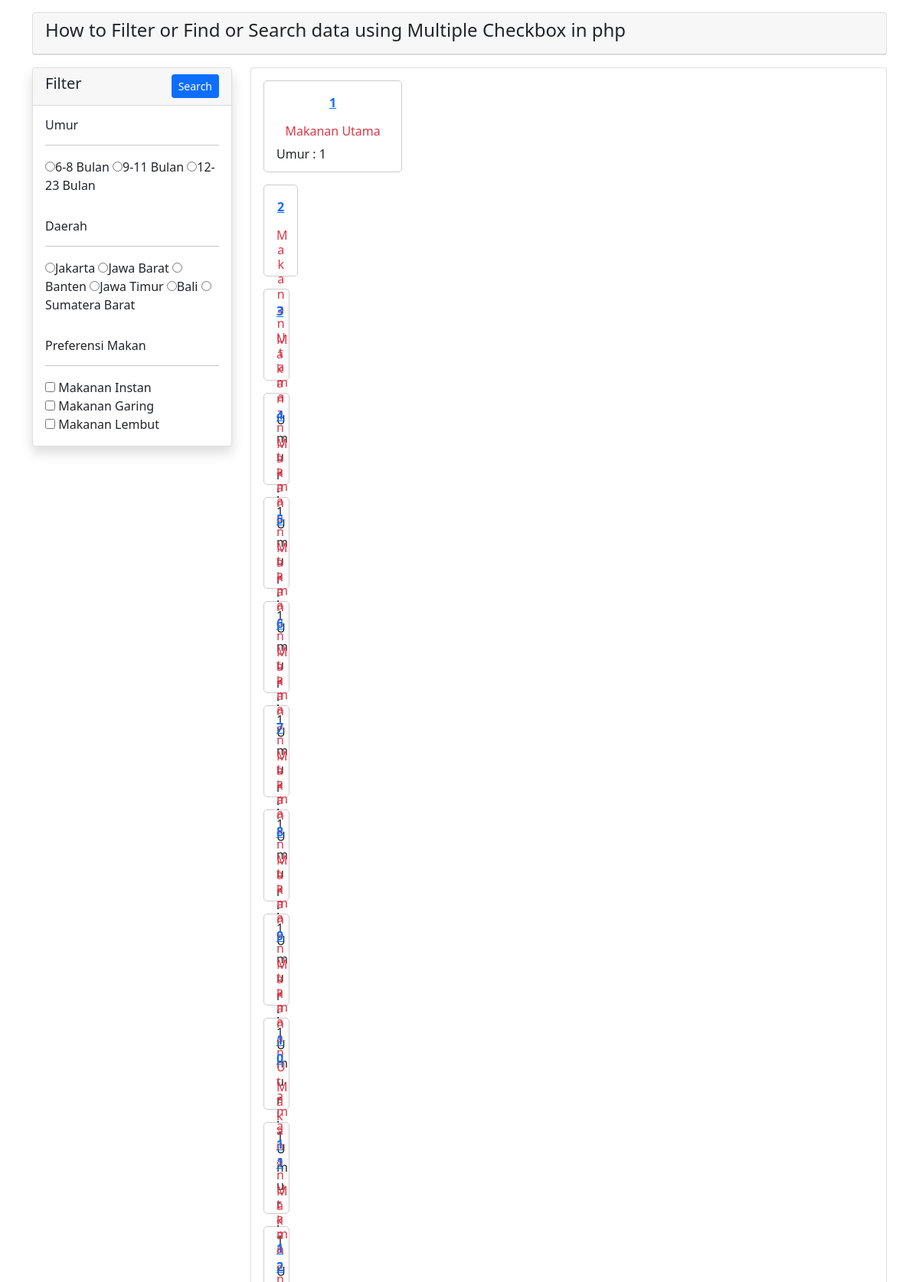
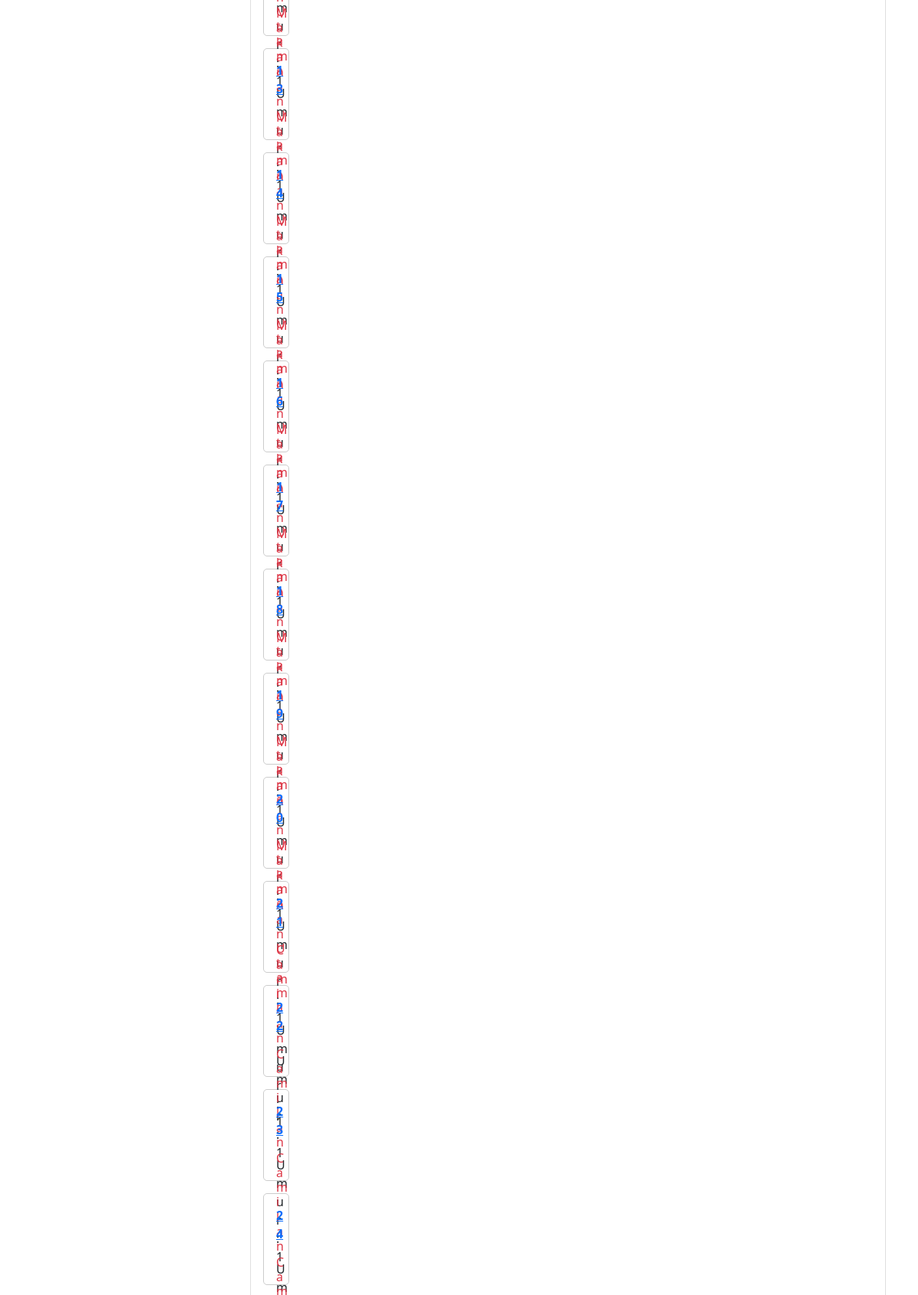
The page / (upper part) on the database its author committed (2 pictures, top to bottom).
### tables this page shows
CREATE TABLE `preferensi` (
  `preferensi_id` int(11) NOT NULL,
  `jenis` varchar(100) NOT NULL
);

CREATE TABLE `menu_mpasi` (
  `menu_id` int(11) NOT NULL,
  `umur_id` int(11) NOT NULL,
  `menu` varchar(100) NOT NULL,
  `kategori` varchar(100) NOT NULL,
  `gambar` text NOT NULL
);

### index.php (the view, shortened to what this page needs)
<!DOCTYPE html>
<html lang="en">
<head>
    <link href="https://cdn.jsdelivr.net/npm/bootstrap@5.0.0-beta1/dist/css/bootstrap.min.css" rel="stylesheet">
</head>
<body>
    <div class="container">
        <div class="row">
            <div class="col-md-12">
                <div class="card mt-3">
                    <div class="card-header">
                        <h4>How to Filter or Find or Search data using Multiple Checkbox in php</h4>
                    </div>
                </div>
            </div>
            <div class="col-md-3">
                <form action="" method="GET">
                    <div class="card shadow mt-3">
                        <div class="card-header">
                            <h5>Filter
                                <button type="submit" class="btn btn-primary btn-sm float-end">Search</button>
                            </h5>
                        </div>
                        <div class="card-body">
                            <h6> Umur </h6>
                            <hr>
                            <?php
                                $con = mysqli_connect("localhost","root","","tugas_akhir");
                                        ?>
                                            <div>
                                                <input type="radio" name="umur"
                                                    <?php if (isset($_GET['umur']) && $_GET['umur']==1) {echo "checked";}?>
                                                    value=1>6-8 Bulan
                                                <input type="radio" name="umur"
                                                    <?php if (isset($_GET['umur']) && $_GET['umur']==2) {echo "checked";}?>
                                                    value=2>9-11 Bulan
                                                 <input type="radio" name="umur"
                                                    <?php if (isset($_GET['umur']) && $_GET['umur']==3) {echo "checked";}?>
                                                    value=3>12-23 Bulan
                                            </div>
                        </div>
                        <div class="card-body">
                            <h6>Daerah</h6>
                            <hr>
                                <div>
                                <input type="radio" name="lokasi"
                                     <?php if (isset($_GET['lokasi']) && $_GET['lokasi']==1) {echo "checked";}?>
                                     value=1>Jakarta
                                <input type="radio" name="lokasi"
                                     <?php if (isset($_GET['lokasi']) && $_GET['lokasi']==2) {echo "checked";}?>
                                     value=2>Jawa Barat
                                <input type="radio" name="lokasi"
                                     <?php if (isset($_GET['lokasi']) && $_GET['lokasi']==3) {echo "checked";}?>
                                     value=3>Banten
                                     <input type="radio" name="lokasi"
                                     <?php if (isset($_GET['lokasi']) && $_GET['lokasi']==4) {echo "checked";}?>
                                     value=4>Jawa Timur
                                <input type="radio" name="lokasi"
                                     <?php if (isset($_GET['lokasi']) && $_GET['lokasi']==5) {echo "checked";}?>
                                     value=5>Bali
                                <input type="radio" name="lokasi"
                                     <?php if (isset($_GET['lokasi']) && $_GET['lokasi']==6) {echo "checked";}?>
                                     value=6>Sumatera Barat
                                            </div>
                        </div>
                        <div class="card-body">
                            <h6> Preferensi Makan </h6>
                            <hr>
                            <?php
                                $kesukaan_query = "SELECT * FROM preferensi";
                                $kesukaan_query_run  = mysqli_query($con, $kesukaan_query);
                                if(mysqli_num_rows($kesukaan_query_run) > 0)
                                {
                                    foreach($kesukaan_query_run as $kesukaanlist)
                                    {
                                        $checked = [];
                                        ?>
                                            <div>
                                                <input type="checkbox" name="jenis[]" value="<?= $kesukaanlist['preferensi_id']; ?>"
                                                    <?php if(in_array($kesukaanlist['preferensi_id'], $checked)){ echo "checked"; } ?>
                                                 />
                                                <?= $kesukaanlist['jenis']; ?>
                                            </div>
                                        <?php
                                    }
                                }
                                else
                                {
                                    echo "Tidak ada Preferensi yang cocok";
                                }
                            ?>
                        </div>
                    </div>
                </form>
            </div>
            <div class="col-md-9 mt-3">
                <div class="card ">
                    <div class="card-body row">
                        <?php
                            if(isset($_GET['umur']) || isset($_GET['lokasi']) || isset($_GET['jenis']))
                            {
                                if(isset($_GET['umur'])){
                                    $umur= $_GET['umur'];
                                    $menu = "SELECT * FROM tabel_coba WHERE umur_id = $umur";
                                }
                                if(isset($_GET['lokasi'])){
                                $lokasi= $_GET['lokasi'];
                                $menu .= "AND lokasi_id = $lokasi";
                                }
                                $menu_run = mysqli_query($con, $menu);
                                if(mysqli_num_rows($menu_run) > 0)
                                {
                                    while ($menuitems =mysqli_fetch_array($menu_run))
                                           echo' <div class="col-sm-4 col-lg-3 col-md-3">
                                                <div style="border:1px solid #ccc; border-radius:5px; padding:16px; margin-bottom:16px; height:120px;">
                                                <p align="center"><strong><a href="#">'. $menuitems['menu_id'] .'</a></strong></p>
                                                <h6 style="text-align:center;" class="text-danger" >'. $menuitems['kategori'] .'</h6>
                                                <p>Umur : '. $menuitems['umur_id'].' <br />
                                            </div>
                                        ';
                                }
                                else
                                {
                                    echo "Rekomendasi Belum Tersedia";
                                }
                            }
                            else
                            {
                                $menu = "SELECT * FROM menu_mpasi";
                                $menu_run = mysqli_query($con, $menu);
                                if(mysqli_num_rows($menu_run) > 0)
                                {
                                    foreach($menu_run as $menuitems) :
                                           echo' <div class="col-sm-4 col-lg-3 col-md-3">
                                                <div style="border:1px solid #ccc; border-radius:5px; padding:16px; margin-bottom:16px; height:120px;">
                                                <p align="center"><strong><a href="#">'. $menuitems['menu_id'] .'</a></strong></p>
                                                <h6 style="text-align:center;" class="text-danger" >'. $menuitems['kategori'] .'</h6>
                                                <p>Umur : '. $menuitems['umur_id'].' <br />
                                            </div>
                                        ';
                                    endforeach;
                                }
                                else
                                {
                                    echo "Rekomendasi Belum Tersedia";
                                }
                            }
                        ?>
                    </div>
                </div>
            </div>
        </div>
    </div>
</body>
</html>

### rows shown on the page
preferensi: jenis "Makanan Instan"
preferensi: jenis "Makanan Garing"
preferensi: jenis "Makanan Lembut"
menu_mpasi: menu_id "1", kategori "Makanan Utama", umur "1"
menu_mpasi: menu_id "2", kategori "Makanan Utama", umur "1"
menu_mpasi: menu_id "3", kategori "Makanan Utama", umur "1"
menu_mpasi: menu_id "4", kategori "Makanan Utama", umur "1"
menu_mpasi: menu_id "5", kategori "Makanan Utama", umur "1"
menu_mpasi: menu_id "6", kategori "Makanan Utama", umur "1"
menu_mpasi: menu_id "7", kategori "Makanan Utama", umur "1"
menu_mpasi: menu_id "8", kategori "Makanan Utama", umur "1"
menu_mpasi: menu_id "9", kategori "Makanan Utama", umur "1"
menu_mpasi: menu_id "10", kategori "Makanan Utama", umur "1"
menu_mpasi: menu_id "11", kategori "Makanan Utama", umur "1"
menu_mpasi: menu_id "12", kategori "Makanan Utama", umur "1"
menu_mpasi: menu_id "13", kategori "Makanan Utama", umur "1"
menu_mpasi: menu_id "14", kategori "Makanan Utama", umur "1"
menu_mpasi: menu_id "15", kategori "Makanan Utama", umur "1"
menu_mpasi: menu_id "16", kategori "Makanan Utama", umur "1"
menu_mpasi: menu_id "17", kategori "Makanan Utama", umur "1"
menu_mpasi: menu_id "18", kategori "Makanan Utama", umur "1"
menu_mpasi: menu_id "19", kategori "Makanan Utama", umur "1"
menu_mpasi: menu_id "20", kategori "Makanan Utama", umur "1"
menu_mpasi: menu_id "21", kategori "Camilan", umur "1"
menu_mpasi: menu_id "22", kategori "Camilan", umur "1"
menu_mpasi: menu_id "23", kategori "Camilan"
menu_mpasi: menu_id "24"
